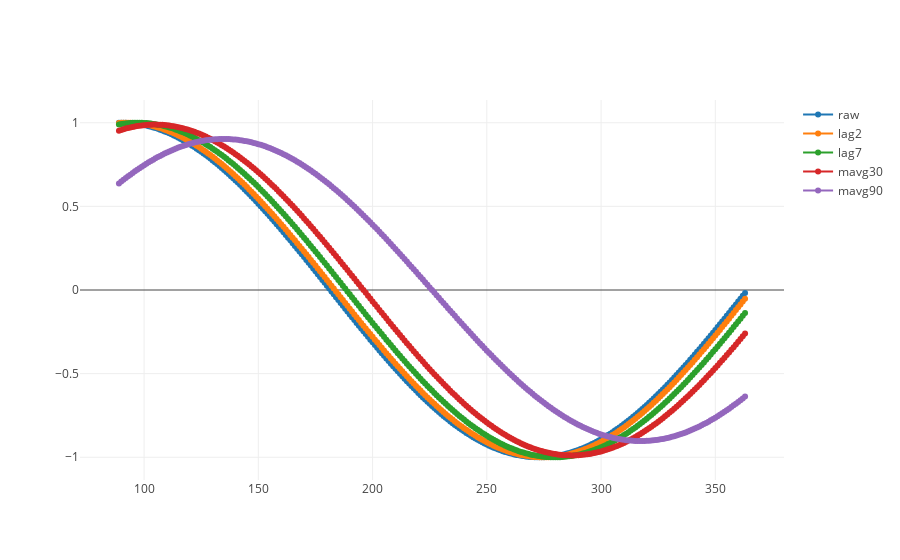

Notebook code cell kept with this figure:
### Markdown cell above
Lets test our lags

### Code cell
x_lags = create_enhanced_features(x2, 'value_sin', [2,7], [30,90], include_column=True)

trace1 = go.Scatter(
    x = x_lags.index,
    y = x_lags['value_sin'],
    mode = 'lines+markers',
    name = 'raw'
)
trace2 = go.Scatter(
    x = x_lags.index,
    y = x_lags['value_sin_lag2'],
    mode = 'lines+markers',
    name = 'lag2'
)
trace3 = go.Scatter(
    x = x_lags.index,
    y = x_lags['value_sin_lag7'],
    mode = 'lines+markers',
    name = 'lag7'
)
trace4 = go.Scatter(
    x = x_lags.index,
    y = x_lags['value_sin_mavg30'],
    mode = 'lines+markers',
    name = 'mavg30'
)
trace5 = go.Scatter(
    x = x_lags.index,
    y = x_lags['value_sin_mavg90'],
    mode = 'lines+markers',
    name = 'mavg90'
)
iplot([trace1,trace2,trace3,trace4,trace5])

### Figure 1 — Plotly figure (JSON) as saved in the notebook; plotly's stock layout.template omitted (floating-point values rounded to 4 significant figures; data arrays with more than 128 entries replaced by an {"elided": "..."} marker saying what was removed)
{"data": [{"mode": "lines+markers", "name": "raw", "type": "scatter", "uid": "2c5bb082-9dd1-11e8-9f0d-3c15c2df16f6", "x": {"elided": "275 int values"}, "y": {"elided": "275 float values"}}, {"mode": "lines+markers", "name": "lag2", "type": "scatter", "uid": "2c5bb1e2-9dd1-11e8-8943-3c15c2df16f6", "x": {"elided": "275 int values"}, "y": {"elided": "275 float values"}}, {"mode": "lines+markers", "name": "lag7", "type": "scatter", "uid": "2c5bb29e-9dd1-11e8-90d2-3c15c2df16f6", "x": {"elided": "275 int values"}, "y": {"elided": "275 float values"}}, {"mode": "lines+markers", "name": "mavg30", "type": "scatter", "uid": "2c5bb33e-9dd1-11e8-a6fe-3c15c2df16f6", "x": {"elided": "275 int values"}, "y": {"elided": "275 float values"}}, {"mode": "lines+markers", "name": "mavg90", "type": "scatter", "uid": "2c5bb3fa-9dd1-11e8-ac8e-3c15c2df16f6", "x": {"elided": "275 int values"}, "y": {"elided": "275 float values"}}], "layout": {}}
